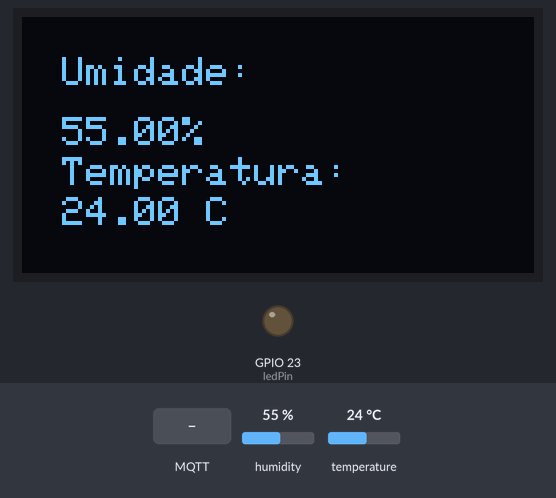
The sketch below on a simulated ESP32. Parts: 128×64 one-colour display, output pins drawn as LEDs (lit = HIGH). Inputs (shaded band) come from the test bench; at power-on: humidity 55 %, temperature 24 °C. WiFi joins after 1.5 s; servers stay silent unless stated; random numbers use the default seed unless the sketch sets one; no MQTT or app messages arrive unless stated; what the sketch prints to the serial monitor is not drawn.

Above: at 10.6 s.
10.7 s: MQTT message "on" arrives on the first subscribed topic
At 11.1 s:
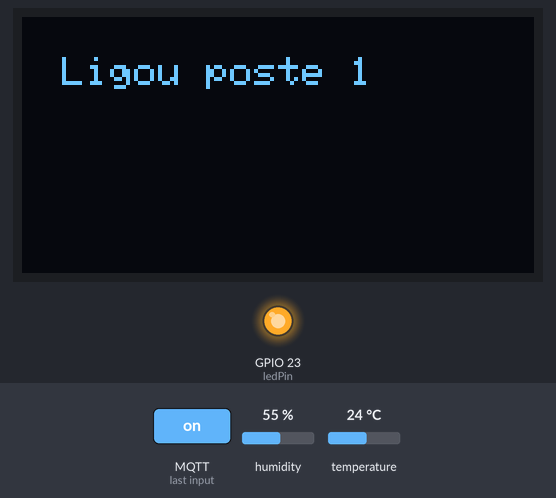
21.5 s: humidity set to 22 %
At 30.8 s:
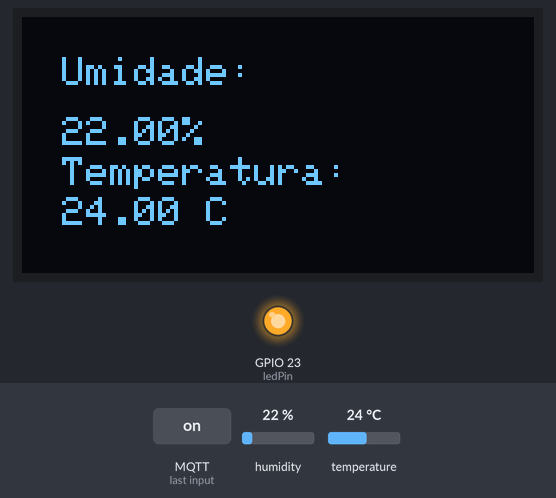
31.5 s: MQTT message "off" arrives on the first subscribed topic
At 31.8 s:
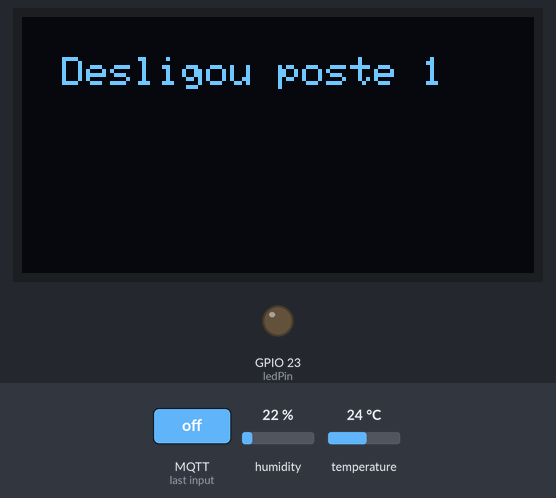
41.5 s: temperature set to 12 °C
At 51.2 s:
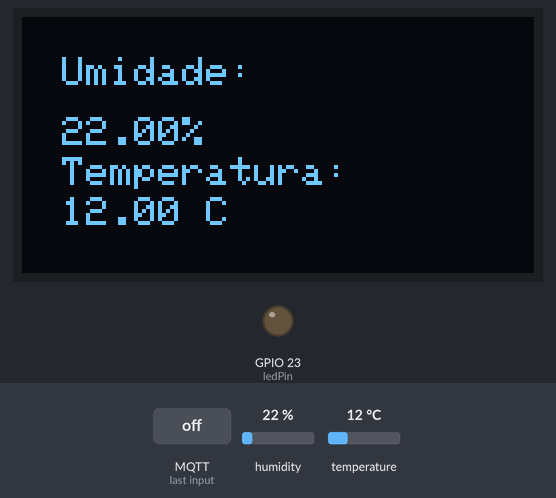
51.5 s: humidity set to 40 %
At 61.2 s:
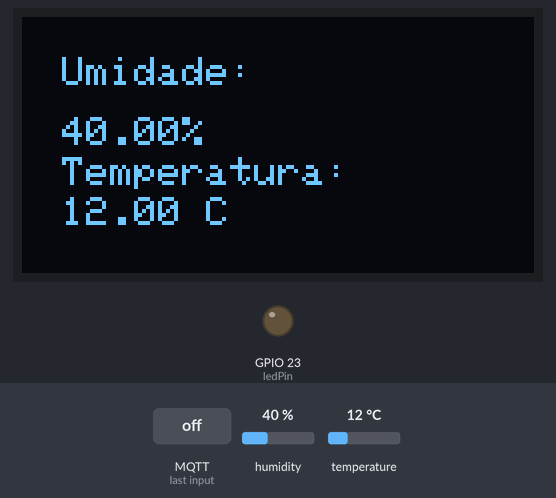
61.5 s: temperature set to 19 °C
Timing chart, 0 to 64.5 s (numbered marks = the images above; inputs shaded):
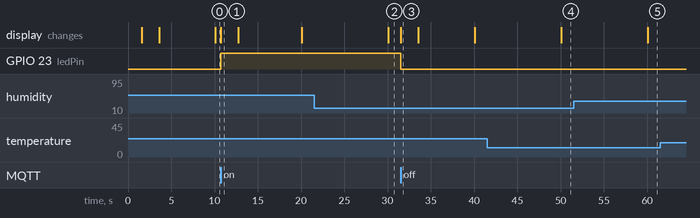

The sketch:

dht_mqtt_display.ino
```cpp
// From https://randomnerdtutorials.com/esp32-mqtt-publish-subscribe-arduino-ide

#include <WiFi.h>
#include "PubSubClient.h"
#include "DHT.h"
#include <Adafruit_GFX.h>
#include <Adafruit_SSD1306.h>

#define SCREEN_WIDTH 128
#define SCREEN_HEIGHT 64
Adafruit_SSD1306 display(SCREEN_WIDTH, SCREEN_HEIGHT, &Wire, -1);

#define DHTPIN 4
#define DHTTYPE DHT11

#define MODULO "eletronica_3"


// configurações da rede wifi
#define WIFI_SSID "has"
#define WIFI_PASSWORD  "wdev1234"
// define canal de conexao wifi mais rapido
#define WIFI_CHANNEL 6

WiFiClient espClient;
PubSubClient client(espClient);

// broker mqtt
const char* mqttServer = "192.168.1.101";
const int mqttPort = 1883;
const char* mqttUser = "homeiot";
const char* mqttPassword = "homeiot";
#define MODULO "eletronica_3"
const char* mqttTopic = MODULO "/led";

int port = 1883;
String stMac;
char mac[50];
char clientId[50];


const int ledPin = 23;

DHT dht(DHTPIN, DHTTYPE);

void setup() {

  Serial.begin(115200);
  randomSeed(analogRead(0));


  dht.begin();

  delay(10);
  Serial.println();
  Serial.print("Connecting to ");
  Serial.println(WIFI_SSID);
WiFi.begin(WIFI_SSID, WIFI_PASSWORD, WIFI_CHANNEL);
  wifiConnect();

   Serial.println("");
  Serial.println("WiFi connected");
  Serial.println("IP address: ");
  Serial.println(WiFi.localIP());
  Serial.println(WiFi.macAddress());
  stMac = WiFi.macAddress();
  stMac.replace(":", "_");
  Serial.println(stMac);


// iniciando conexao mqtt
  client.setServer(mqttServer, mqttPort);
  client.setCallback(callback);
  long r = random(1000);
  sprintf(clientId, "clientId-%ld", r);

while (!client.connected()) {
    Serial.println("Conectando ao broker MQTT...");

    if (client.connect(clientId, mqttUser, mqttPassword)) {
      Serial.println("Connected to MQTT");
      // assina o topico
        client.subscribe("IFSP/led1");
    } else {
      Serial.print("MQTT connection failed, retrying in 5 seconds...");
      delay(5000);
    }
  }

    Serial.println(" iniciando display ");
if(!display.begin(SSD1306_SWITCHCAPVCC, 0x3C)) {
    Serial.println(F("Falha na alocação SSD1306"));
    for(;;);
  }
  delay(2000);
  display.clearDisplay();
  display.setTextColor(WHITE);
  display.setCursor(10, 10);
  display.println("iniciando..");
  display.display();


  pinMode(ledPin, OUTPUT);
  digitalWrite(ledPin, LOW);


  Serial.println(F("DHTxx test!"));


}

void wifiConnect() {
  WiFi.mode(WIFI_STA);
  WiFi.begin(WIFI_SSID, WIFI_PASSWORD, WIFI_CHANNEL);
  while (WiFi.status() != WL_CONNECTED) {
    delay(500);
    Serial.print(".");
  }
}

void mqttReconnect() {
  while (!client.connected()) {
    Serial.print("Attempting MQTT connection...");
    long r = random(1000);
    sprintf(clientId, "clientId-%ld", r);

    if (client.connect(clientId, mqttUser, mqttPassword)) {
      Serial.print(clientId);
      Serial.println(" connected");
      client.subscribe("IFSP/led1");

    } else {
      Serial.print("failed, rc=");
      Serial.print(client.state());
      Serial.println(" try again in 5 seconds");
      delay(5000);
    }
  }
}

void callback(char* topic, byte* message, unsigned int length) {
  Serial.print("Mensagem recebida no topico: ");
  Serial.print(topic);
  Serial.print(". Messagem: ");
  String stMessage;

  for (int i = 0; i < length; i++) {
    Serial.print((char)message[i]);
    stMessage += (char)message[i];
  }
  Serial.println();

  if (String(topic) == "IFSP/led1") {
    Serial.print("Saida alterada para ");
    if(stMessage == "on"){
      Serial.println("on");
      digitalWrite(ledPin, HIGH);
       display.clearDisplay();
        display.setTextSize(1);
        display.setTextColor(WHITE);
        display.setCursor(10, 10);
        display.println("Ligou poste 1");
        display.display();
        delay(2000);
        display.clearDisplay();
        display.display();
    }
    else if(stMessage == "off"){
      Serial.println("off");
      digitalWrite(ledPin, LOW);
       display.clearDisplay();
        display.setTextSize(1);
        display.setTextColor(WHITE);
        display.setCursor(10, 10);
        display.println("Desligou poste 1");
        display.display();
        delay(2000);
        display.clearDisplay();
        display.display();
    }
  }

}

unsigned long millisTarefa1 = millis();

void loop() {
  delay(10);
  if (!client.connected()) {
    mqttReconnect();
  }
  client.loop();

  if((millis() - millisTarefa1) >10000){
    millisTarefa1 = millis();

    // Reading temperature or humidity takes about 250 milliseconds!
    // Sensor readings may also be up to 2 seconds 'old' (its a very slow sensor)
    float h = dht.readHumidity();
    // Read temperature as Celsius (the default)
    float t = dht.readTemperature();
    // Read temperature as Fahrenheit (isFahrenheit = true)
    float f = dht.readTemperature(true);

    // Check if any reads failed and exit early (to try again).
    if (isnan(h) || isnan(t) || isnan(f)) {
      Serial.println(F("Failed to read from DHT sensor!"));
      return;
    }

    // Compute heat index in Fahrenheit (the default)
    float hif = dht.computeHeatIndex(f, h);
    // Compute heat index in Celsius (isFahreheit = false)
    float hic = dht.computeHeatIndex(t, h, false);

    Serial.print(F("Humidity: "));
    Serial.print(h);
    display.clearDisplay();
    display.setTextSize(1);
    display.setTextColor(WHITE);
    display.setCursor(10, 10);
    display.println("Umidade:");
    display.setCursor(10, 25);
    display.print(h);
    display.print ("%");
    display.setCursor(10, 35);
    display.println("Temperatura:");
    display.setCursor(10, 45);
    display.print(t);
    display.print (" C");


    display.display();

    Serial.print(F("%  Temperature: "));
    Serial.print(t);
    Serial.print(F("°C "));
    Serial.print(f);
    Serial.print(F("°F  Heat index: "));
    Serial.print(hic);
    Serial.print(F("°C "));
    Serial.print(hif);
    Serial.println(F("°F"));
    /// publica no topio mqtt
const char* mqttTopic = MODULO "/led";

    client.publish (MODULO "/umidade", String(h).c_str());
    client.publish(MODULO "/temperatura", String(t).c_str());


  }
}
```

Measured:
- after the input at 10.7 s, GPIO 23 (ledPin): LOW → HIGH at once; the display: changes at once (image 1)
- after the input at 21.5 s, the display: changes after 8.6 s (image 2)
- after the input at 31.5 s, GPIO 23 (ledPin): HIGH → LOW at once; the display: changes at once (image 3)
- after the input at 41.5 s, the display: changes after 8.6 s (image 4)
- after the input at 51.5 s, the display: changes after 8.6 s (image 5)
- what the display in image 1 shows lasts 2.1 s, from 10.7 s to 12.8 s
